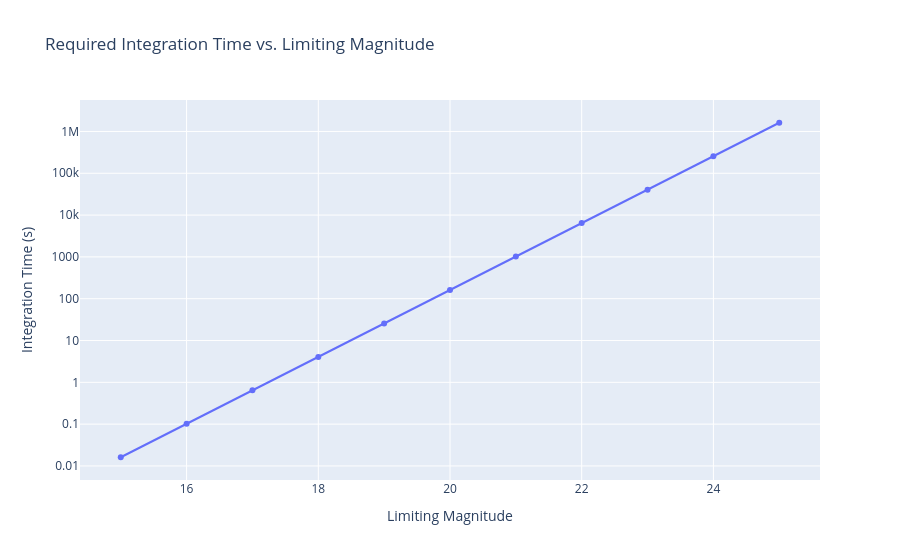

Here is the notebook cell this chart was saved with:
### Code cell
import demo_requiredIntegrationTime
reload( demo_requiredIntegrationTime)
fig = demo_requiredIntegrationTime.demo_requiredIntegrationTime()
fig.show()

### Figure 1 — Plotly figure (JSON) as saved in the notebook; plotly's stock layout.template omitted (floating-point values rounded to 4 significant figures)
{"data": [{"mode": "lines+markers", "type": "scatter", "x": [15, 16, 17, 18, 19, 20, 21, 22, 23, 24, 25], "y": [0.01615, 0.1019, 0.643, 4.057, 25.6, 161.5, 1019.0, 6430.0, 40570.0, 256000.0, 1615000.0]}], "layout": {"autosize": true, "title": {"text": "Required Integration Time vs. Limiting Magnitude"}, "xaxis": {"autorange": true, "range": [14.38, 25.62], "title": {"text": "Limiting Magnitude"}, "type": "linear"}, "yaxis": {"autorange": true, "range": [-2.452, 6.868], "title": {"text": "Integration Time (s)"}, "type": "log"}}}
